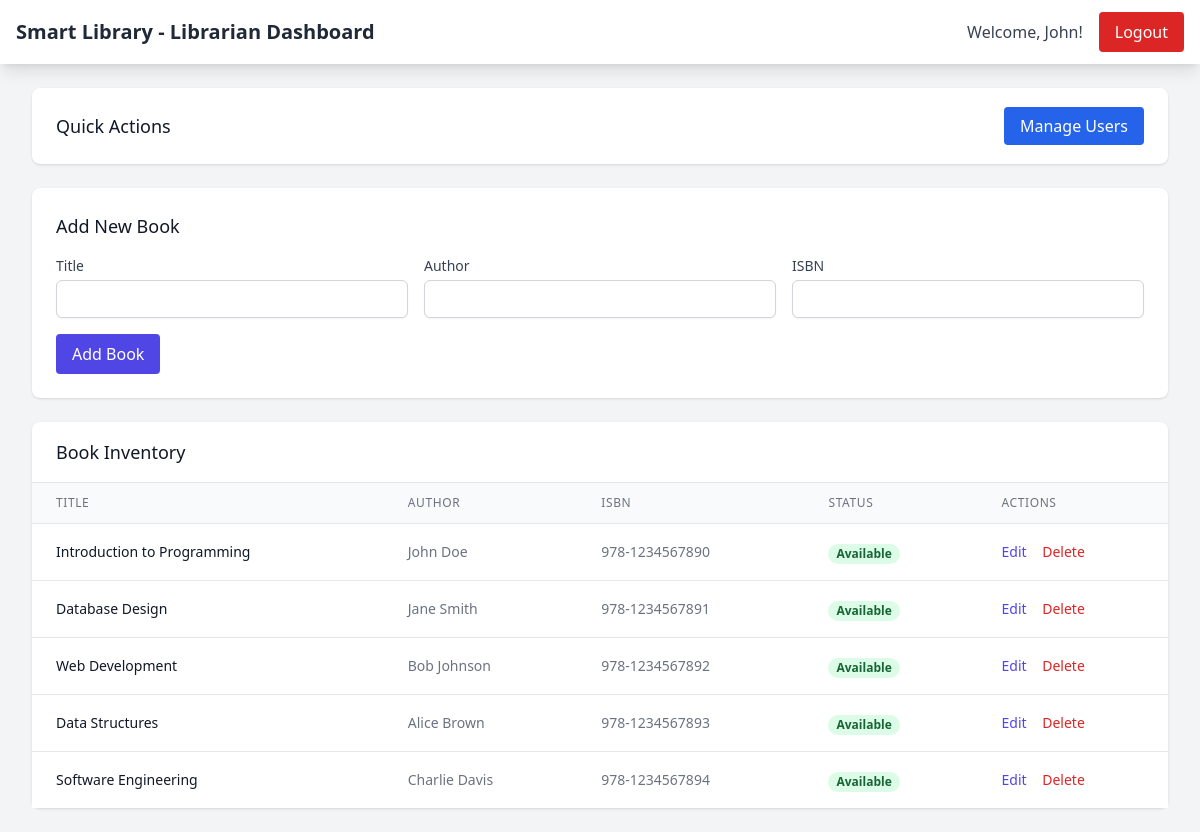
Before: /librarian/dashboard.php (signed in) with the older database file.
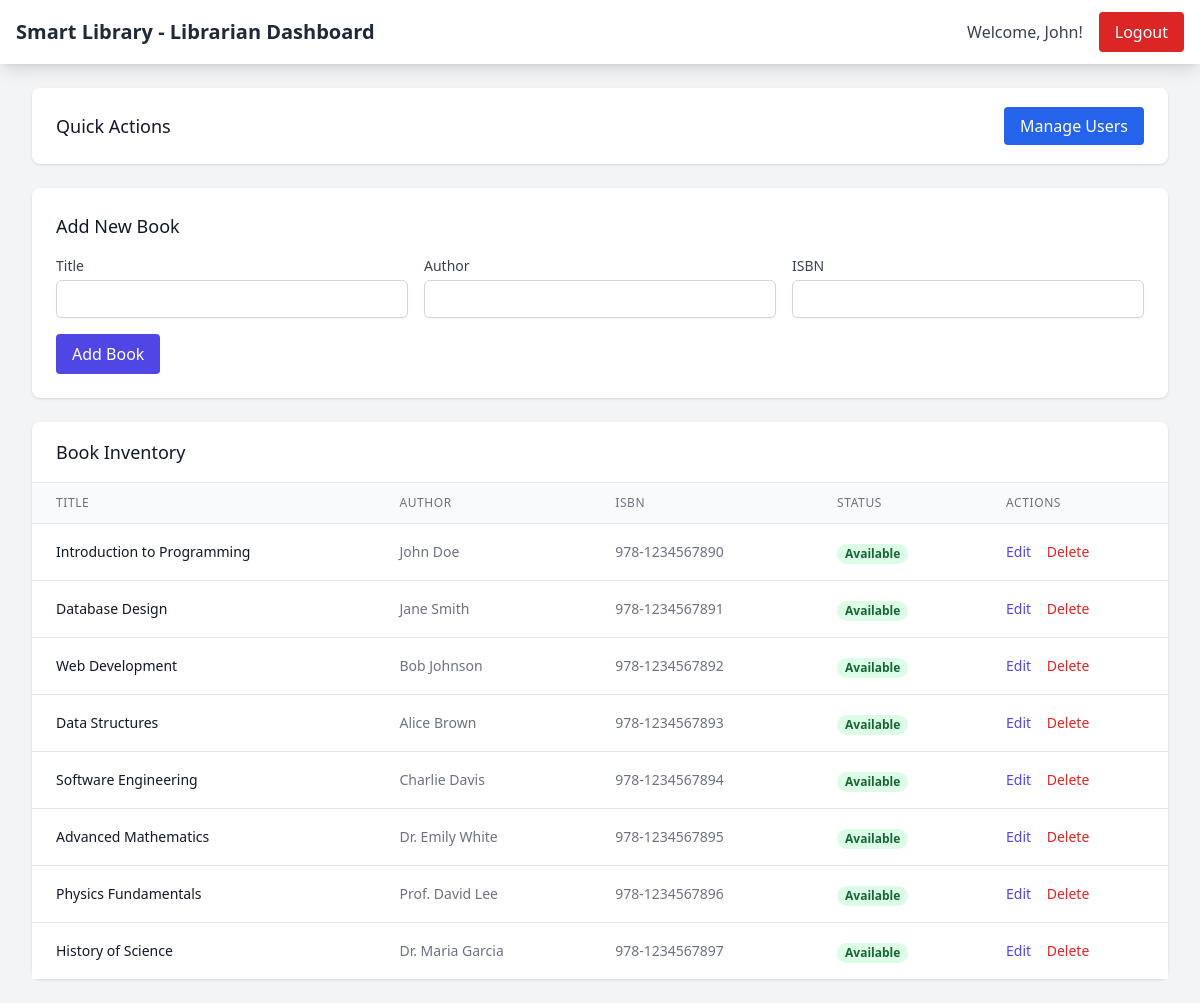
After: the same page with the newer database file.
### tables this page shows
CREATE TABLE books (
    id INT AUTO_INCREMENT PRIMARY KEY,
    title VARCHAR(255) NOT NULL,
    author VARCHAR(255) NOT NULL,
    isbn VARCHAR(20) UNIQUE NULL,
    category VARCHAR(100),
    status ENUM('available', 'borrowed', 'reserved') DEFAULT 'available',
    created_at TIMESTAMP DEFAULT CURRENT_TIMESTAMP,
    updated_at TIMESTAMP DEFAULT CURRENT_TIMESTAMP ON UPDATE CURRENT_TIMESTAMP
);

### librarian/dashboard.php (the view, shortened to what this page needs)
<?php
$database = new Database();
$db = $database->getConnection();
$query = "SELECT * FROM books ORDER BY created_at DESC";
$stmt = $db->prepare($query);
$stmt->execute();
$books = $stmt->fetchAll(PDO::FETCH_ASSOC);
?>
<!DOCTYPE html>
<html lang="en">
<head>
    <script src="https://cdn.tailwindcss.com"></script>
    <link href="https://cdn.jsdelivr.net/npm/flowbite@2.2.1/dist/flowbite.min.css" rel="stylesheet" />
</head>
<body class="bg-gray-100">
    <nav class="bg-white shadow-lg">
        <div class="max-w-7xl mx-auto px-4">
            <div class="flex justify-between h-16">
                <div class="flex items-center">
                    <h1 class="text-xl font-semibold text-gray-800">Smart Library - Librarian Dashboard</h1>
                </div>
                <div class="flex items-center space-x-4">
                    <span class="text-gray-700">Welcome, <?php echo htmlspecialchars($_SESSION['first_name']); ?>!</span>
                    <a href="../logout.php" class="bg-red-600 text-white px-4 py-2 rounded hover:bg-red-700">Logout</a>
                </div>
            </div>
        </div>
    </nav>
    <div class="max-w-7xl mx-auto py-6 sm:px-6 lg:px-8">
        <div class="bg-white shadow rounded-lg p-6 mb-6">
            <div class="flex justify-between items-center">
                <h2 class="text-lg font-medium text-gray-900">Quick Actions</h2>
                <div class="space-x-4">
                    <a href="../admin/user_management.php" class="bg-blue-600 text-white px-4 py-2 rounded hover:bg-blue-700">
                        Manage Users
                    </a>
                </div>
            </div>
        </div>
        <div class="bg-white shadow rounded-lg p-6 mb-6">
            <h2 class="text-lg font-medium text-gray-900 mb-4">Add New Book</h2>
            <form method="POST" class="grid grid-cols-1 gap-4 sm:grid-cols-3">
                <div>
                    <label for="title" class="block text-sm font-medium text-gray-700">Title</label>
                    <input type="text" name="title" id="title" required
                           class="mt-1 block w-full border-gray-300 rounded-md shadow-sm focus:ring-indigo-500 focus:border-indigo-500 sm:text-sm">
                </div>
                <div>
                    <label for="author" class="block text-sm font-medium text-gray-700">Author</label>
                    <input type="text" name="author" id="author" required
                           class="mt-1 block w-full border-gray-300 rounded-md shadow-sm focus:ring-indigo-500 focus:border-indigo-500 sm:text-sm">
                </div>
                <div>
                    <label for="isbn" class="block text-sm font-medium text-gray-700">ISBN</label>
                    <input type="text" name="isbn" id="isbn"
                           class="mt-1 block w-full border-gray-300 rounded-md shadow-sm focus:ring-indigo-500 focus:border-indigo-500 sm:text-sm">
                </div>
                <div class="sm:col-span-3">
                    <button type="submit" class="bg-indigo-600 text-white px-4 py-2 rounded hover:bg-indigo-700">
                        Add Book
                    </button>
                </div>
            </form>
        </div>
        <div class="bg-white shadow rounded-lg">
            <div class="px-6 py-4 border-b border-gray-200">
                <h2 class="text-lg font-medium text-gray-900">Book Inventory</h2>
            </div>
            <div class="overflow-x-auto">
                <table class="min-w-full divide-y divide-gray-200">
                    <thead class="bg-gray-50">
                        <tr>
                            <th class="px-6 py-3 text-left text-xs font-medium text-gray-500 uppercase tracking-wider">Title</th>
                            <th class="px-6 py-3 text-left text-xs font-medium text-gray-500 uppercase tracking-wider">Author</th>
                            <th class="px-6 py-3 text-left text-xs font-medium text-gray-500 uppercase tracking-wider">ISBN</th>
                            <th class="px-6 py-3 text-left text-xs font-medium text-gray-500 uppercase tracking-wider">Status</th>
                            <th class="px-6 py-3 text-left text-xs font-medium text-gray-500 uppercase tracking-wider">Actions</th>
                        </tr>
                    </thead>
                    <tbody class="bg-white divide-y divide-gray-200">
                        <?php foreach ($books as $book): ?>
                        <tr>
                            <td class="px-6 py-4 whitespace-nowrap text-sm font-medium text-gray-900">
                                <?php echo htmlspecialchars($book['title']); ?>
                            </td>
                            <td class="px-6 py-4 whitespace-nowrap text-sm text-gray-500">
                                <?php echo htmlspecialchars($book['author']); ?>
                            </td>
                            <td class="px-6 py-4 whitespace-nowrap text-sm text-gray-500">
                                <?php echo htmlspecialchars($book['isbn']); ?>
                            </td>
                            <td class="px-6 py-4 whitespace-nowrap">
                                <span class="px-2 inline-flex text-xs leading-5 font-semibold rounded-full
                                    <?php echo $book['status'] === 'available' ? 'bg-green-100 text-green-800' :
                                              ($book['status'] === 'borrowed' ? 'bg-yellow-100 text-yellow-800' : 'bg-blue-100 text-blue-800'); ?>">
                                    <?php echo ucfirst($book['status']); ?>
                                </span>
                            </td>
                            <td class="px-6 py-4 whitespace-nowrap text-sm font-medium">
                                <button onclick="editBook(<?php echo $book['id']; ?>, '<?php echo htmlspecialchars($book['title']); ?>', '<?php echo htmlspecialchars($book['author']); ?>', '<?php echo htmlspecialchars($book['isbn']); ?>')"
                                        class="text-indigo-600 hover:text-indigo-900 mr-3">Edit</button>
                                <button onclick="deleteBook(<?php echo $book['id']; ?>)"
                                        class="text-red-600 hover:text-red-900">Delete</button>
                            </td>
                        </tr>
                        <?php endforeach; ?>
                    </tbody>
                </table>
            </div>
        </div>
    </div>
</body>
</html>

Changed rows visible on the page:
added books: title "Advanced Mathematics", author "Dr. Emily White", isbn "978-1234567895", status "Available"
added books: title "Physics Fundamentals", author "Prof. David Lee", isbn "978-1234567896", status "Available"
added books: title "History of Science", author "Dr. Maria Garcia", isbn "978-1234567897", status "Available"
